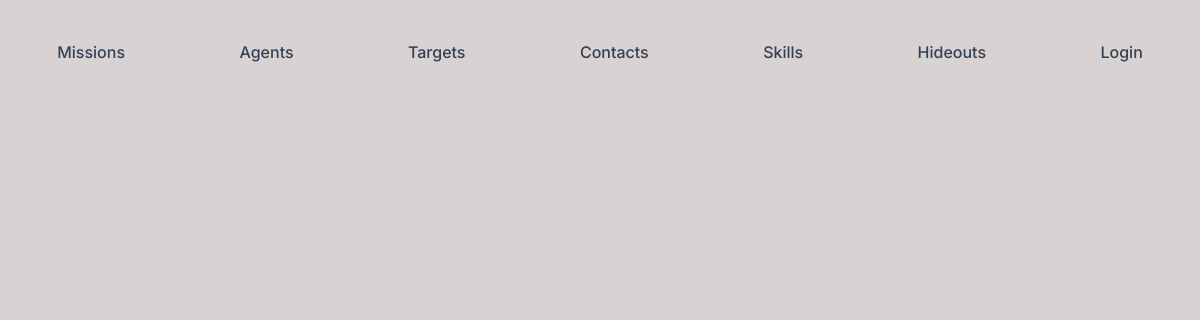
/dist/hideouts.php, run on an earlier commit of the app's database.
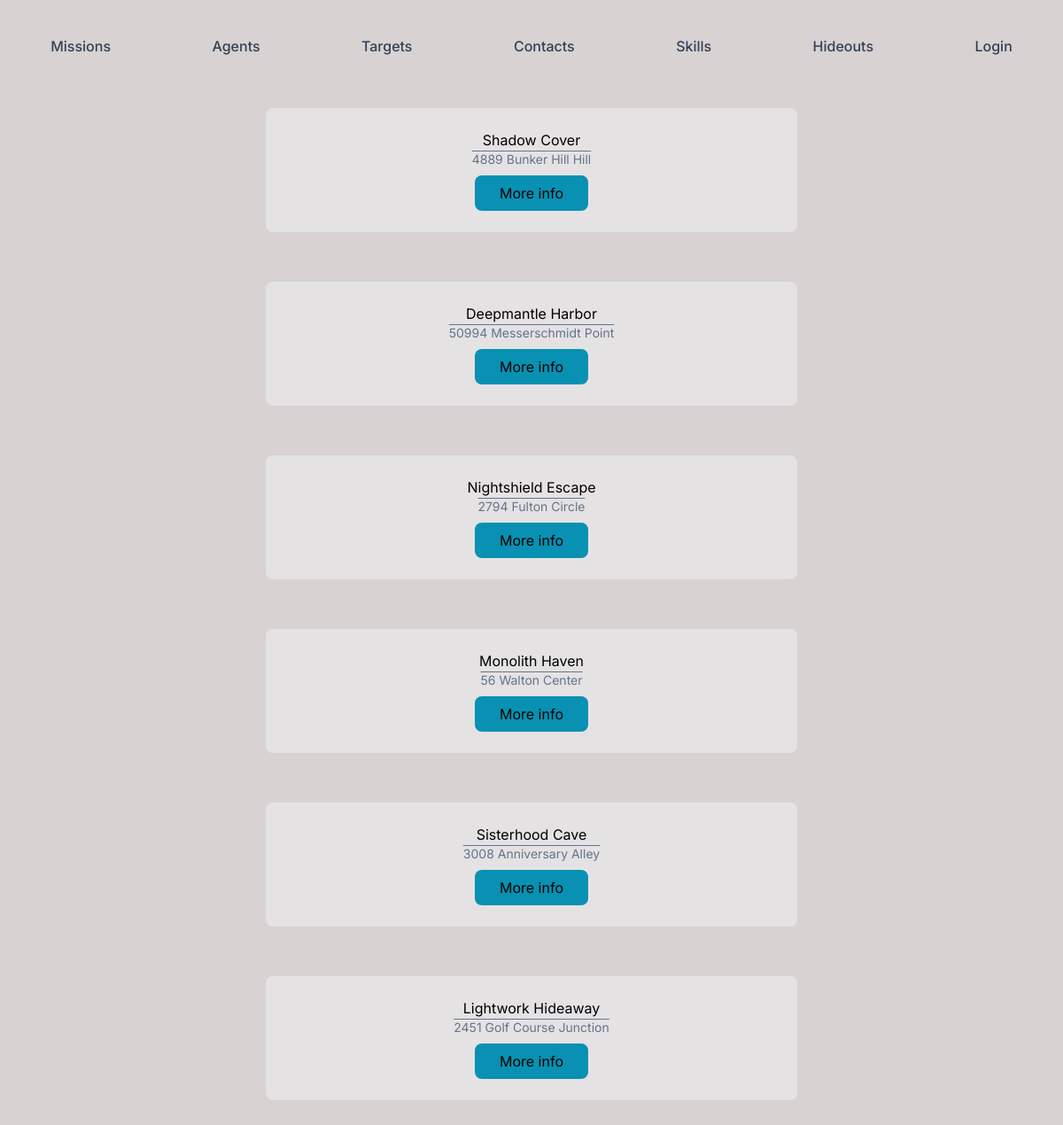
And on a later commit of the database.
### tables this page shows
CREATE TABLE IF NOT EXISTS `hideout` (
  `id` int(11) NOT NULL AUTO_INCREMENT,
  `code` char(60) NOT NULL,
  `address` varchar(100) NOT NULL,
  `type` varchar(100) NOT NULL,
  `country_id` int(11) NOT NULL,
  `mission_id` int(11) NOT NULL,
  PRIMARY KEY (`id`),
  KEY `FK_country_id` (`country_id`),
  KEY `FK_mission_id_hideout` (`mission_id`),
  CONSTRAINT `FK_country_id` FOREIGN KEY (`country_id`) REFERENCES `country` (`id`),
  CONSTRAINT `FK_mission_id_hideout` FOREIGN KEY (`mission_id`) REFERENCES `mission` (`id`)
);

### dist/hideouts.php (the view, shortened to what this page needs)
<!DOCTYPE html>
<html lang="fr">
<?php session_start();
$cleardb_url = parse_url(getenv("DATABASE_URL"));
$cleardb_server = $cleardb_url["host"];
$cleardb_username = $cleardb_url["user"];
$cleardb_password = $cleardb_url["pass"];
$cleardb_db = substr($cleardb_url["path"], 1);
$pdo = mysqli_connect($cleardb_server, $cleardb_username, $cleardb_password, $cleardb_db);
?>
<head>
  <link href="./output.css" rel="stylesheet">
  <link rel="stylesheet" href="../css/styles.css">
</head>
<body>
  <nav class="flex flex-wrap justify-around w-full mt-8">
    <a href="index.php" class="font-medium px-3 py-2 text-slate-700 rounded-lg hover:text-orange-600">Missions</a>
    <a href="agents.php" class="font-medium px-3 py-2 text-slate-700 rounded-lg hover:text-orange-600">Agents</a>
    <a href="targets.php" class="font-medium px-3 py-2 text-slate-700 rounded-lg hover:text-orange-600">Targets</a>
    <a href="contacts.php" class="font-medium px-3 py-2 text-slate-700 rounded-lg hover:text-orange-600">Contacts</a>
    <a href="skills.php" class="font-medium px-3 py-2 text-slate-700 rounded-lg hover:text-orange-600">Skills</a>
    <a href="hideouts.php" class="font-medium px-3 py-2 text-slate-700 rounded-lg hover:text-orange-600">Hideouts</a>
    <?php
    if (!isset($_SESSION['email'])) {
    ?>
      <a href="login.php" class="font-medium px-3 py-2 text-slate-700 rounded-lg hover:text-orange-600">Login</a>
    <?php
    } else {
    ?>
      <a href="logout.php" class="font-medium px-3 py-2 text-slate-700 rounded-lg hover:text-orange-600">Logout</a>
    <?php
    }
    ?>
  </nav>
  <div class="block text-center py-8">
    <?php
    foreach (mysqli_query($pdo, ('SELECT * FROM hideout')) as $hideout) {
      echo '<div class="mx-auto w-3/4 md:w-2/3 lg:w-1/2 rounded-lg bg-gray-100/50 p-6 m-4">';
      echo $hideout['code'] . '<br>';
      echo '<p class="overline text-sm text-slate-500">';
      echo $hideout['address'];
      echo '<div class="flex flex-wrap justify-evenly">';
      echo '<form action="./actions/hideoutInfo.php">';
      echo '<button type="submit" value="' . $hideout['id'] . '" name="info" class="mt-2 p-2 w-32 rounded-lg hover:bg-cyan-700 bg-cyan-600">';
      echo 'More info';
      echo '</button>';
      echo '</form>';
      echo '</div>';
      echo '</div>';
      echo "<br>";
    } ?>
  </div>
</body>
</html>

What changed in the data, as far as the page shows it:
added hideout: code "Shadow Cover", address "4889 Bunker Hill Hill", $hideout['id'] 7 (drawn)
added hideout: code "Deepmantle Harbor", address "50994 Messerschmidt Point", $hideout['id'] 8 (drawn)
added hideout: code "Nightshield Escape", address "2794 Fulton Circle", $hideout['id'] 9 (drawn)
added hideout: code "Monolith Haven", address "56 Walton Center", $hideout['id'] 10 (drawn)
added hideout: code "Sisterhood Cave", address "3008 Anniversary Alley", $hideout['id'] 11 (drawn)
added hideout: code "Lightwork Hideaway", address "2451 Golf Course Junction", $hideout['id'] 12 (drawn)
